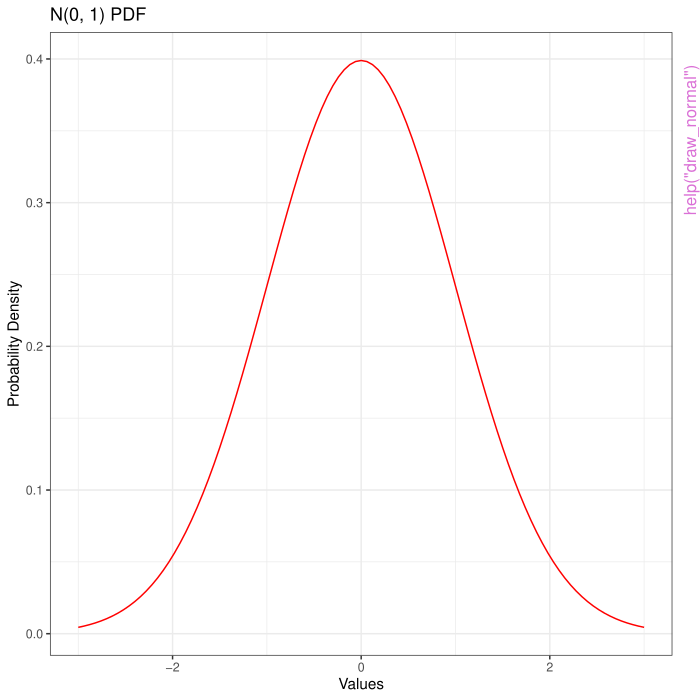

R code for this plot:
pkgname <- "toolkit"
source(file.path(R.home("share"), "R", "examples-header.R"))
options(warn = 1)
library('toolkit')

base::assign(".oldSearch", base::search(), pos = 'CheckExEnv')
base::assign(".old_wd", base::getwd(), pos = 'CheckExEnv')
cleanEx()
nameEx("cleanLatex")
### * cleanLatex

flush(stderr()); flush(stdout())

### Name: cleanLatex
### Title: Remove LaTeX Auxiliary Files
### Aliases: cleanLatex

### ** Examples

## Not run: 
##D # Clean the current working directory
##D cleanLatex()
##D 
##D # Clean a specific directory
##D cleanLatex("/path/to/latex/files", verbose = TRUE)
## End(Not run)



cleanEx()
nameEx("combine_table")
### * combine_table

flush(stderr()); flush(stdout())

### Name: combine_table
### Title: Combine Two Tables with different statistics.
### Aliases: combine_table

### ** Examples

tab1<-margin.table(Titanic,c(1,4))
tab2 <- round(prop.table(tab1, margin = 1) * 100, 2)
combine_table(tab1,tab2,)




cleanEx()
nameEx("commit_and_tag")
### * commit_and_tag

flush(stderr()); flush(stdout())

### Name: commit_and_tag
### Title: Commit Changes and Tag Version in Git
### Aliases: commit_and_tag

### ** Examples

## Not run: 
##D   commit_and_tag("1.0.2")
## End(Not run)




cleanEx()
nameEx("compare_categorical")
### * compare_categorical

flush(stderr()); flush(stdout())

### Name: compare_categorical
### Title: Perform Cross-Tabulation and Fisher's Exact Test
### Aliases: compare_categorical

### ** Examples

compare_categorical(mtcars, 'cyl', 'gear', varname = 'Gear')




cleanEx()
nameEx("compare_numerical")
### * compare_numerical

flush(stderr()); flush(stdout())

### Name: compare_numerical
### Title: Compute Mean and SD for Two Samples by Grouping Variable and
###   Perform One-Way ANOVA
### Aliases: compare_numerical

### ** Examples

compare_numerical(mtcars, 'cyl', 'mpg', varname = 'Miles per Gallon')




cleanEx()
nameEx("compile_handouts")
### * compile_handouts

flush(stderr()); flush(stdout())

### Name: compile_handouts
### Title: Create and Compile Handouts from a List of TeX Files
### Aliases: compile_handouts

### ** Examples

## Not run: 
##D   tex_files <- list.files(pattern = "^Sta.*\\.tex")
##D   compile_handouts(tex_files)
## End(Not run)




cleanEx()
nameEx("compile_rnws")
### * compile_rnws

flush(stderr()); flush(stdout())

### Name: compile_rnws
### Title: Knit Files to PDF and Track Status
### Aliases: compile_rnws

### ** Examples

## Not run: 
##D   file_list = list.files(pattern = "^Sta.*Rnw", ignore.case = TRUE)
##D   knit_results <- compile_rnws(file_list)
##D   print(knit_results)
## End(Not run)




cleanEx()
nameEx("compile_texs")
### * compile_texs

flush(stderr()); flush(stdout())

### Name: compile_texs
### Title: Compile LaTeX Files
### Aliases: compile_texs

### ** Examples

## Not run: 
##D   compile_latex_files()
##D   compile_latex_files(c("file1.tex", "file2.tex"))
## End(Not run)




cleanEx()
nameEx("count_percent")
### * count_percent

flush(stderr()); flush(stdout())

### Name: count_percent
### Title: Calculate Counts and Percentages of Factor Levels
### Aliases: count_percent

### ** Examples

levels= LETTERS[1:3]
factor1 <- levels%>%sample(size = 10, replace = TRUE)%>%factor()
count_percent(factor1,1)




cleanEx()
nameEx("cut_txt")
### * cut_txt

flush(stderr()); flush(stdout())

### Name: cut_txt
### Title: Cut text file into chunks with specified number of chapters
### Aliases: cut_txt

### ** Examples

## Not run: 
##D cut_txt(file = "your_file.txt", marker = "第.*章", num_chapters = 25)
## End(Not run)




cleanEx()
nameEx("draw_normal")
### * draw_normal

flush(stderr()); flush(stdout())

### Name: draw_normal
### Title: Draw a normal distribution plot using ggplot2
### Aliases: draw_normal

### ** Examples

draw_normal(mu = 0, sd = 1, color_density = "red")




cleanEx()
nameEx("fun_links")
### * fun_links

flush(stderr()); flush(stdout())

### Name: fun_links
### Title: Generate Links to Function Documentation
### Aliases: fun_links

### ** Examples

function_list <- c("compile_rnws", "cleanFolder", "knit_rnws")
result <- fun_links(function_list, package_name = "toolkit")
cat(result)



cleanEx()
nameEx("meanSD")
### * meanSD

flush(stderr()); flush(stdout())

### Name: meanSD
### Title: Calculate Mean and Standard Deviation, and Format the Output
### Aliases: meanSD

### ** Examples

meanSD(c(10.5, 5.3, 7.8), digits = 3)



cleanEx()
nameEx("plot_coef")
### * plot_coef

flush(stderr()); flush(stdout())

### Name: plot_coef
### Title: Plot Regression Coefficients
### Aliases: plot_coef

### ** Examples

# Example usage:
fit<-lm(mpg~.,data=mtcars)
coef(fit)%>%plot_coef(remove_intercept = TRUE)




cleanEx()
nameEx("print_table")
### * print_table

flush(stderr()); flush(stdout())

### Name: print_table
### Title: Print a Styled Table for HTML or LaTeX Output
### Aliases: print_table

### ** Examples

print_table(mtcars[1:10, 1:3], num_col = 2, rowname = 'car')




cleanEx()
nameEx("print_table_stripe")
### * print_table_stripe

flush(stderr()); flush(stdout())

### Name: print_table_stripe
### Title: Print a styled LaTeX table with alternating row colors
### Aliases: print_table_stripe

### ** Examples

print_table_stripe(mtcars[1:5, 1:3])




cleanEx()
nameEx("rmd_hook_set")
### * rmd_hook_set

flush(stderr()); flush(stdout())

### Name: rmd_hook_set
### Title: Set custom knit hooks for R Markdown
### Aliases: rmd_hook_set

### ** Examples

rmd_hook_set()




cleanEx()
nameEx("rmd_opts_set")
### * rmd_opts_set

flush(stderr()); flush(stdout())

### Name: rmd_opts_set
### Title: Set default options for code chunks in R Markdown
### Aliases: rmd_opts_set

### ** Examples

rmd_opts_set()




cleanEx()
nameEx("set_ggplot_theme")
### * set_ggplot_theme

flush(stderr()); flush(stdout())

### Name: set_ggplot_theme
### Title: Set custom theme for ggplot2 plots
### Aliases: set_ggplot_theme

### ** Examples

set_ggplot_theme()




cleanEx()
nameEx("summarize_plots")
### * summarize_plots

flush(stderr()); flush(stdout())

### Name: summarize_plots
### Title: Summarize and Plot Columns of a Data Frame
### Aliases: summarize_plots

### ** Examples

# Example with the mtcars dataset
summarize_plots(mtcars)




cleanEx()
nameEx("summarize_table")
### * summarize_table

flush(stderr()); flush(stdout())

### Name: summarize_table
### Title: Summarize Data Frame by Column Type
### Aliases: summarize_table

### ** Examples

summarize_table(mtcars)




cleanEx()
nameEx("zkbl")
### * zkbl

flush(stderr()); flush(stdout())

### Name: zkbl
### Title: Format and style a table for LaTeX output
### Aliases: zkbl

### ** Examples

zkbl(mtcars[1:5,])




cleanEx()
nameEx("zpvalue")
### * zpvalue

flush(stderr()); flush(stdout())

### Name: zpvalue
### Title: Format p-value for Display
### Aliases: zpvalue

### ** Examples

# Example usage of the function:
zpvalue(0.005)
zpvalue(0.0005)




cleanEx()
nameEx("zrange")
### * zrange

flush(stderr()); flush(stdout())

### Name: zrange
### Title: Calculate and Format Range of a Numeric Vector
### Aliases: zrange

### ** Examples

zrange(c(1.234, 5.678, 9.012))
zrange(c(10, 20, 30, 40, 50), digits = 1)




cleanEx()
nameEx("zround")
### * zround

flush(stderr()); flush(stdout())

### Name: zround
### Title: Round and Format Numbers to Specific Decimal Places
### Aliases: zround

### ** Examples

x = c(5.555, 1.115, -0.002)
zround(x, method = 1)
zround(x, method = 2)
formatC(x, digits = 2, format = "f")
formattable::formattable(x, digits = 2, format = "f")




### * <FOOTER>
###
cleanEx()
options(digits = 7L)
base::cat("Time elapsed: ", proc.time() - base::get("ptime", pos = 'CheckExEnv'),"\n")
grDevices::dev.off()
###
### Local variables: ***
### mode: outline-minor ***
### outline-regexp: "\\(> \\)?### [*]+" ***
### End: ***
quit('no')
